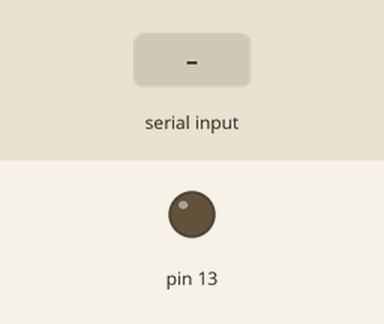
Bench run of a sketch on a simulated Arduino Uno, built with avr-gcc and run on an emulated ATmega328P. Parts: output pins drawn as LEDs (lit = HIGH). Inputs (shaded band) come from the test bench. What the sketch prints to the serial monitor is not drawn.

Above: at 1.2 s.
1.3 s: "1" received over Serial
At 1.7 s:
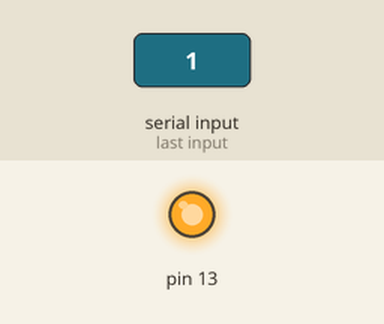
Timing chart, 0 to 10.3 s (numbered marks = the images above; inputs shaded):
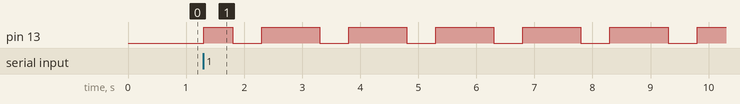

Measured:
- after the input at 1.3 s, pin 13: LOW → HIGH at once, then repeats every 1.5 s: LOW 0.50 s, HIGH 1.0 s

The sketch:

pycom.ino
```cpp
void setup(){

  Serial.begin(9600);
  pinMode(13, OUTPUT);

  Serial.write('1');
}

void loop()
{
  if(Serial.available() > 0)
  {
    digitalWrite(13, HIGH);
    delay(500);
    digitalWrite(13, LOW);
    delay(500);
    digitalWrite(13, HIGH);
    delay(500);
    digitalWrite(13, LOW);
    Serial.write('0');
  }
}
```
